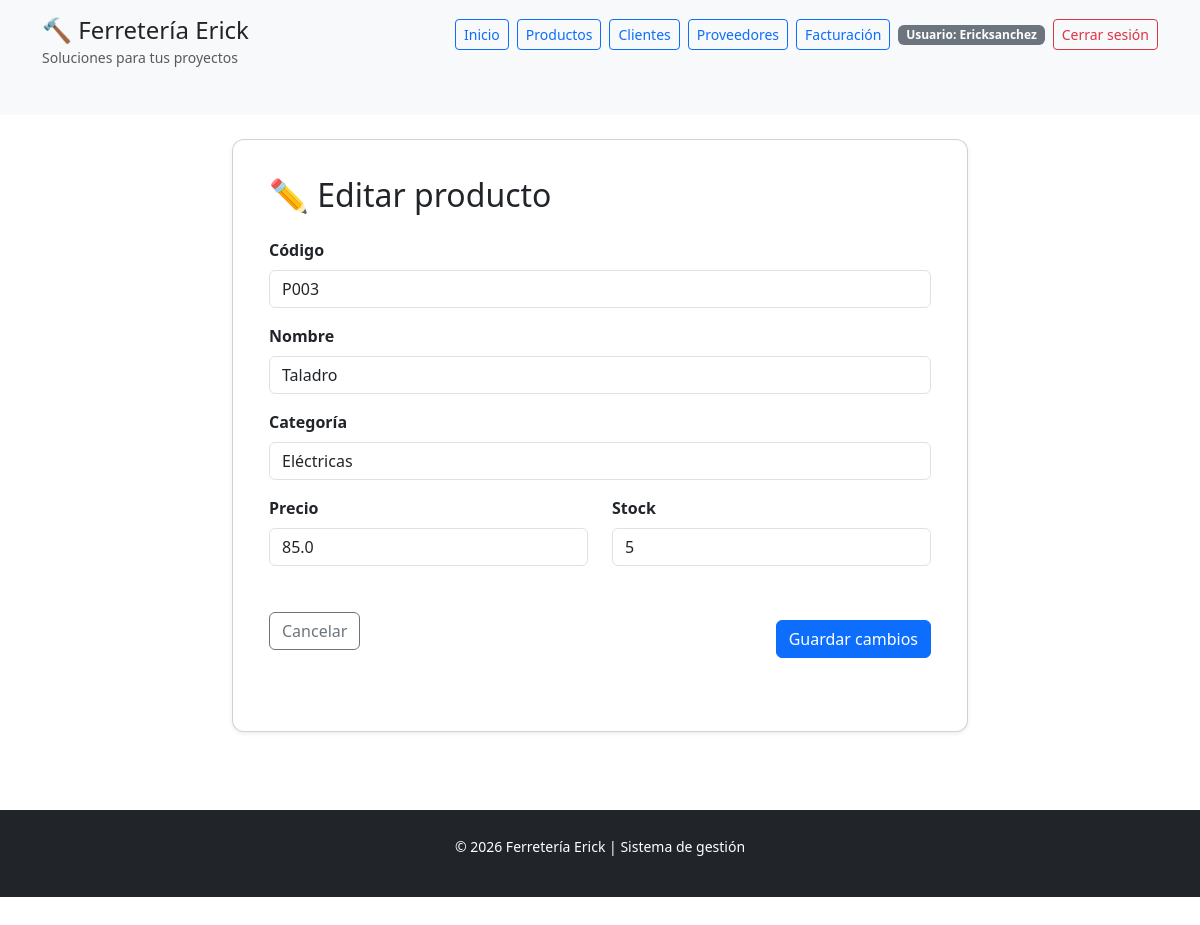
Screenshot of /productos/editar/P003 (signed in) with the database file from the repository.
### tables this page shows
CREATE TABLE usuarios (
            id INTEGER PRIMARY KEY AUTOINCREMENT,
            usuario TEXT NOT NULL UNIQUE,
            password TEXT NOT NULL
        );

CREATE TABLE productos (
            codigo TEXT PRIMARY KEY,
            nombre TEXT NOT NULL,
            categoria TEXT NOT NULL,
            precio REAL NOT NULL,
            stock INTEGER NOT NULL,
            id_proveedor INTEGER,
            FOREIGN KEY (id_proveedor) REFERENCES proveedores(id_proveedor)
        );

### app.py (the view, shortened to what this page needs)
@app.route("/productos/editar/<codigo>", methods=["GET", "POST"])
@login_required
def editar_producto(codigo):
    producto = get_product_by_code(codigo)
    if not producto:
        flash("Producto no encontrado.", "danger")
        return redirect(url_for("productos"))
    form = ProductoForm()
    if request.method == "GET":
        form.codigo.data = producto["codigo"]
        form.nombre.data = producto["nombre"]
        form.categoria.data = producto["categoria"]
        form.precio.data = producto["precio"]
        form.stock.data = producto["stock"]
    return render_template("formulario_producto.html", form=form, nombre_sistema=NOMBRE_SISTEMA, editar=True, codigo=codigo)

### forms/producto_form.py
class ProductoForm(FlaskForm):
    codigo = StringField(
        "Código",
        validators=[DataRequired(message="El código es obligatorio."), Length(min=3, max=20, message="El código debe tener entre 3 y 20 caracteres.")],
    )
    nombre = StringField(
        "Nombre",
        validators=[DataRequired(message="El nombre es obligatorio."), Length(min=3, max=100, message="El nombre debe tener entre 3 y 100 caracteres.")],
    )
    categoria = StringField(
        "Categoría",
        validators=[DataRequired(message="La categoría es obligatoria."), Length(min=3, max=50, message="La categoría debe tener entre 3 y 50 caracteres.")],
    )
    precio = FloatField(
        "Precio",
        validators=[DataRequired(message="El precio es obligatorio."), NumberRange(min=0, message="El precio debe ser mayor o igual a 0.")],
    )
    stock = IntegerField(
        "Stock",
        validators=[DataRequired(message="El stock es obligatorio."), NumberRange(min=0, message="El stock no puede ser negativo.")],
    )

### app.py (called while the page is built)
@login_manager.user_loader
def load_user(user_id):
    user_data = get_user_by_id(user_id)
    if user_data:
        return Usuario(user_data["id"], user_data["usuario"], user_data["password"])
    return None

### conexion/conexion.py (called while the page is built)
def _parameterized_sql(query, params):
    engine = os.getenv("DB_ENGINE", "sqlite").lower()
    if engine in {"sqlite", "sqlite3"}:
        return query.replace("%s", "?"), tuple(params)
    return query, tuple(params)

def _sqlite_connection():
    DATABASE_PATH.parent.mkdir(exist_ok=True)
    conn = sqlite3.connect(DATABASE_PATH)
    conn.row_factory = sqlite3.Row
    return conn

def get_db_connection():
    engine = os.getenv("DB_ENGINE", "sqlite").lower()
    if engine in {"sqlite", "sqlite3"}:
        return _sqlite_connection()
    if engine in {"mysql", "mariadb"}:
        return _mysql_connection()
    if engine in {"postgres", "postgresql"}:
        return _postgres_connection()
    return _sqlite_connection()

def get_user_by_id(user_id):
    conn = get_db_connection()
    try:
        cursor = conn.cursor()
        query = "SELECT id, usuario, password FROM usuarios WHERE id = %s"
        cursor.execute(*_parameterized_sql(query, (user_id,)))
        row = cursor.fetchone()
        if row is None:
            return None
        if hasattr(row, "keys"):
            return dict(row)
        return {"id": row[0], "usuario": row[1], "password": row[2]}
    finally:
        conn.close()

### templates/formulario_producto.html (shortened to what this page needs)
{% extends "base.html" %}
{% block content %}
<div class="row justify-content-center">
    <div class="col-lg-8">
        <div class="card shadow-sm informacion">
            <div class="card-body">
                <h2 class="mb-4">{% if editar %}✏️ Editar producto{% else %}🧰 Registrar producto{% endif %}</h2>
                <form method="POST" novalidate>
                    <div class="mb-3">
                        {{ form.codigo.label(class="form-label") }}
                        {{ form.codigo(class="form-control" + (" is-invalid" if form.codigo.errors else ""), placeholder="Ej: P005") }}
                    </div>
                    <div class="mb-3">
                        {{ form.nombre.label(class="form-label") }}
                        {{ form.nombre(class="form-control" + (" is-invalid" if form.nombre.errors else ""), placeholder="Nombre del producto") }}
                    </div>
                    <div class="mb-3">
                        {{ form.categoria.label(class="form-label") }}
                        {{ form.categoria(class="form-control" + (" is-invalid" if form.categoria.errors else ""), placeholder="Ej: Herramientas") }}
                    </div>
                    <div class="row">
                        <div class="col-md-6">
                            <div class="mb-3">
                                {{ form.precio.label(class="form-label") }}
                                {{ form.precio(class="form-control" + (" is-invalid" if form.precio.errors else ""), step="0.01", placeholder="0.00") }}
                            </div>
                        </div>
                        <div class="col-md-6">
                            <div class="mb-3">
                                {{ form.stock.label(class="form-label") }}
                                {{ form.stock(class="form-control" + (" is-invalid" if form.stock.errors else ""), placeholder="0") }}
                            </div>
                        </div>
                    </div>
                    <div class="d-flex justify-content-between align-items-center">
                        <a href="{{ url_for('productos') }}" class="btn btn-outline-secondary">Cancelar</a>
                        <button type="submit" class="btn btn-primary">{% if editar %}Guardar cambios{% else %}Guardar producto{% endif %}</button>
                    </div>
                </form>
            </div>
        </div>
    </div>
</div>
{% endblock %}

### templates/components/navbar.html
<header class="header-principal py-3 bg-light">
	<div class="container">
		<div class="d-flex justify-content-between align-items-center flex-wrap gap-3">
			<div>
				<h1 class="h4 mb-0">🔨 {{ nombre_sistema }}</h1>
				<small class="text-muted">Soluciones para tus proyectos</small>
			</div>
			<nav class="d-flex flex-wrap gap-2 align-items-center">
				<a class="btn btn-outline-primary btn-sm" href="{{ url_for('index') }}">Inicio</a>
				{% if current_user.is_authenticated %}
				<a class="btn btn-outline-primary btn-sm" href="{{ url_for('productos') }}">Productos</a>
				<a class="btn btn-outline-primary btn-sm" href="{{ url_for('clientes') }}">Clientes</a>
				<a class="btn btn-outline-primary btn-sm" href="{{ url_for('proveedores') }}">Proveedores</a>
				<a class="btn btn-outline-primary btn-sm" href="{{ url_for('facturacion') }}">Facturación</a>
				<span class="badge text-bg-secondary">Usuario: {{ current_user.usuario }}</span>
				<a class="btn btn-outline-danger btn-sm" href="{{ url_for('logout') }}">Cerrar sesión</a>
				{% else %}
				<a class="btn btn-outline-success btn-sm" href="{{ url_for('login') }}">Iniciar sesión</a>
				<a class="btn btn-outline-secondary btn-sm" href="{{ url_for('registro') }}">Registrarse</a>
				{% endif %}
			</nav>
		</div>
	</div>
</header>

### static/css/style.css (style rules this page uses)
* { margin-bottom: 15px; }
.informacion { background-color: #fff; padding: 20px; border-radius: 12px; box-shadow: 0 3px 12px rgba(0, 0, 0, 0.06); }
.informacion h2 { margin-bottom: 12px; }
.card { border-radius: 12px; }
.form-label { font-weight: 600; }

### rows the page displays
usuarios: usuario "Ericksanchez"
productos: codigo "P003", nombre "Taladro", categoria "Eléctricas", precio "85.0", stock "5"

### other values shown
{{ nombre_sistema }} "Ferretería Erick"
